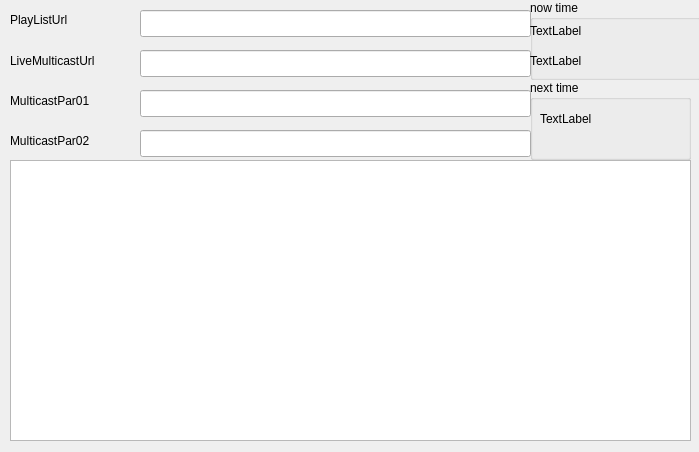
<?xml version="1.0" encoding="UTF-8"?>
<ui version="4.0">
 <class>Dialog</class>
 <widget class="QDialog" name="Dialog">
  <property name="geometry">
   <rect>
    <x>0</x>
    <y>0</y>
    <width>699</width>
    <height>452</height>
   </rect>
  </property>
  <property name="windowTitle">
   <string>Dialog</string>
  </property>
  <widget class="QLineEdit" name="line_PlayListUrl">
   <property name="geometry">
    <rect>
     <x>140</x>
     <y>10</y>
     <width>391</width>
     <height>27</height>
    </rect>
   </property>
  </widget>
  <widget class="QLineEdit" name="line_LiveMulticastUrl">
   <property name="geometry">
    <rect>
     <x>140</x>
     <y>50</y>
     <width>391</width>
     <height>27</height>
    </rect>
   </property>
  </widget>
  <widget class="QLabel" name="lab_PlayListUrl">
   <property name="geometry">
    <rect>
     <x>10</x>
     <y>10</y>
     <width>121</width>
     <height>20</height>
    </rect>
   </property>
   <property name="text">
    <string>PlayListUrl</string>
   </property>
  </widget>
  <widget class="QLabel" name="lab_LiveMulticastUrl">
   <property name="geometry">
    <rect>
     <x>10</x>
     <y>50</y>
     <width>111</width>
     <height>21</height>
    </rect>
   </property>
   <property name="text">
    <string>LiveMulticastUrl</string>
   </property>
  </widget>
  <widget class="QLabel" name="lab_MulticastPar01">
   <property name="geometry">
    <rect>
     <x>10</x>
     <y>90</y>
     <width>111</width>
     <height>21</height>
    </rect>
   </property>
   <property name="text">
    <string>MulticastPar01</string>
   </property>
  </widget>
  <widget class="QLineEdit" name="line_MulticastPar01">
   <property name="geometry">
    <rect>
     <x>140</x>
     <y>90</y>
     <width>391</width>
     <height>27</height>
    </rect>
   </property>
  </widget>
  <widget class="QLabel" name="lab_MulticastPar02">
   <property name="geometry">
    <rect>
     <x>10</x>
     <y>130</y>
     <width>111</width>
     <height>21</height>
    </rect>
   </property>
   <property name="text">
    <string>MulticastPar02</string>
   </property>
  </widget>
  <widget class="QLineEdit" name="line_MulticastPar02">
   <property name="geometry">
    <rect>
     <x>140</x>
     <y>130</y>
     <width>391</width>
     <height>27</height>
    </rect>
   </property>
  </widget>
  <widget class="QTableWidget" name="tableWidget">
   <property name="geometry">
    <rect>
     <x>10</x>
     <y>160</y>
     <width>681</width>
     <height>281</height>
    </rect>
   </property>
  </widget>
  <widget class="QGroupBox" name="groupBox">
   <property name="geometry">
    <rect>
     <x>530</x>
     <y>0</y>
     <width>171</width>
     <height>80</height>
    </rect>
   </property>
   <property name="title">
    <string>now time</string>
   </property>
   <widget class="QLabel" name="lab_Date">
    <property name="geometry">
     <rect>
      <x>0</x>
      <y>20</y>
      <width>141</width>
      <height>21</height>
     </rect>
    </property>
    <property name="text">
     <string>TextLabel</string>
    </property>
   </widget>
   <widget class="QLabel" name="lab_Time">
    <property name="geometry">
     <rect>
      <x>0</x>
      <y>50</y>
      <width>151</width>
      <height>21</height>
     </rect>
    </property>
    <property name="text">
     <string>TextLabel</string>
    </property>
   </widget>
  </widget>
  <widget class="QGroupBox" name="groupBox_2">
   <property name="geometry">
    <rect>
     <x>530</x>
     <y>80</y>
     <width>161</width>
     <height>80</height>
    </rect>
   </property>
   <property name="title">
    <string>next time</string>
   </property>
   <widget class="QLabel" name="lab_AfterTime">
    <property name="geometry">
     <rect>
      <x>10</x>
      <y>30</y>
      <width>121</width>
      <height>17</height>
     </rect>
    </property>
    <property name="text">
     <string>TextLabel</string>
    </property>
   </widget>
  </widget>
 </widget>
 <resources/>
 <connections/>
</ui>
